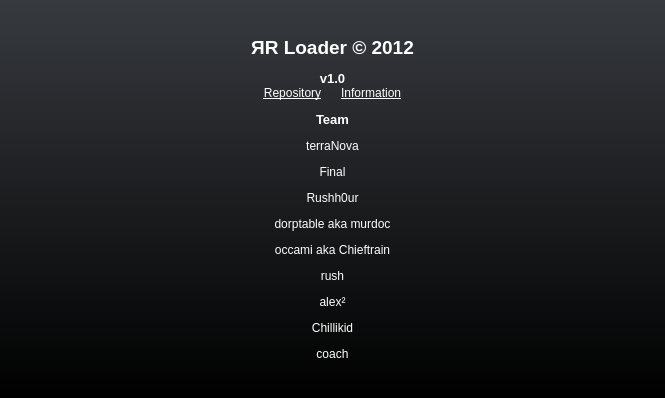
<?xml version="1.0" encoding="UTF-8"?>
<ui version="4.0">
 <class>InfoTab</class>
 <widget class="QWidget" name="InfoTab">
  <property name="geometry">
   <rect>
    <x>0</x>
    <y>0</y>
    <width>665</width>
    <height>398</height>
   </rect>
  </property>
  <property name="minimumSize">
   <size>
    <width>0</width>
    <height>240</height>
   </size>
  </property>
  <property name="mouseTracking">
   <bool>true</bool>
  </property>
  <property name="windowTitle">
   <string comment="Caption">About</string>
  </property>
  <layout class="QVBoxLayout" name="verticalLayout">
   <property name="spacing">
    <number>0</number>
   </property>
   <property name="margin">
    <number>0</number>
   </property>
   <item>
    <widget class="QScrollArea" name="scrollArea">
     <property name="mouseTracking">
      <bool>true</bool>
     </property>
     <property name="frameShape">
      <enum>QFrame::NoFrame</enum>
     </property>
     <property name="widgetResizable">
      <bool>true</bool>
     </property>
     <property name="alignment">
      <set>Qt::AlignCenter</set>
     </property>
     <widget class="QWidget" name="scrollAreaWidgetContents">
      <property name="geometry">
       <rect>
        <x>0</x>
        <y>0</y>
        <width>665</width>
        <height>398</height>
       </rect>
      </property>
      <property name="mouseTracking">
       <bool>true</bool>
      </property>
      <layout class="QVBoxLayout" name="verticalLayout_2">
       <property name="spacing">
        <number>0</number>
       </property>
       <property name="margin">
        <number>0</number>
       </property>
       <item>
        <widget class="QLabel" name="label">
         <property name="mouseTracking">
          <bool>true</bool>
         </property>
         <property name="styleSheet">
          <string notr="true">background: qlineargradient(spread:pad, x1:1, y1:0, x2:1, y2:1, stop:0 #373a3f, stop:1 #000);</string>
         </property>
         <property name="text">
          <string notr="true">&lt;html&gt;&lt;head/&gt;&lt;body&gt;&lt;p align=&quot;center&quot;&gt;&lt;span style=&quot; font-size:14pt; font-weight:600; color:#ffffff;&quot;&gt;ЯR Loader © 2012&lt;/span&gt;&lt;/p&gt;&lt;p align=&quot;center&quot;&gt;&lt;span style=&quot; font-size:10pt; font-weight:600; color:#ffffff;&quot;&gt;v1.0&lt;/span&gt;&lt;span style=&quot; color:#ffffff;&quot;&gt;&lt;br/&gt;&lt;/span&gt;&lt;a href=&quot;https://github.com/teslaNova/RRLoader&quot;&gt;&lt;span style=&quot; text-decoration: underline; color:#fff;&quot;&gt;Repository&lt;/span&gt;&lt;/a&gt;&amp;nbsp;&amp;nbsp;&amp;nbsp;&amp;nbsp;&amp;nbsp;&amp;nbsp;&lt;a href=&quot;http://board.raidrush.ws/showthread.php?t=828093&quot;&gt;&lt;span style=&quot; text-decoration: underline; color:#fff;&quot;&gt;Information&lt;/span&gt;&lt;/a&gt;&lt;/p&gt;&lt;p align=&quot;center&quot;&gt;&lt;span style=&quot; font-size:10pt; font-weight:600; color:#ffffff;&quot;&gt;Team&lt;/span&gt;&lt;/p&gt;&lt;p align=&quot;center&quot;&gt;&lt;span style=&quot; color:#ffffff;&quot;&gt;terraNova&lt;/span&gt;&lt;/p&gt;&lt;p align=&quot;center&quot;&gt;&lt;span style=&quot; color:#ffffff;&quot;&gt;Final&lt;/span&gt;&lt;/p&gt;&lt;p align=&quot;center&quot;&gt;&lt;span style=&quot; color:#ffffff;&quot;&gt;Rushh0ur&lt;/span&gt;&lt;/p&gt;&lt;p align=&quot;center&quot;&gt;&lt;span style=&quot; color:#ffffff;&quot;&gt;dorptable aka murdoc&lt;/span&gt;&lt;/p&gt;&lt;p align=&quot;center&quot;&gt;&lt;span style=&quot; color:#ffffff;&quot;&gt;occami aka Chieftrain&lt;/span&gt;&lt;/p&gt;&lt;p align=&quot;center&quot;&gt;&lt;span style=&quot; color:#ffffff;&quot;&gt;rush&lt;/span&gt;&lt;/p&gt;&lt;p align=&quot;center&quot;&gt;&lt;span style=&quot; color:#ffffff;&quot;&gt;alex²&lt;/span&gt;&lt;/p&gt;&lt;p align=&quot;center&quot;&gt;&lt;span style=&quot; color:#ffffff;&quot;&gt;Chillikid&lt;/span&gt;&lt;/p&gt;&lt;p align=&quot;center&quot;&gt;&lt;span style=&quot; color:#ffffff;&quot;&gt;coach&lt;/span&gt;&lt;/p&gt;&lt;/body&gt;&lt;/html&gt;</string>
         </property>
        </widget>
       </item>
      </layout>
     </widget>
    </widget>
   </item>
  </layout>
 </widget>
 <layoutdefault spacing="6" margin="11"/>
 <resources/>
 <connections/>
</ui>
